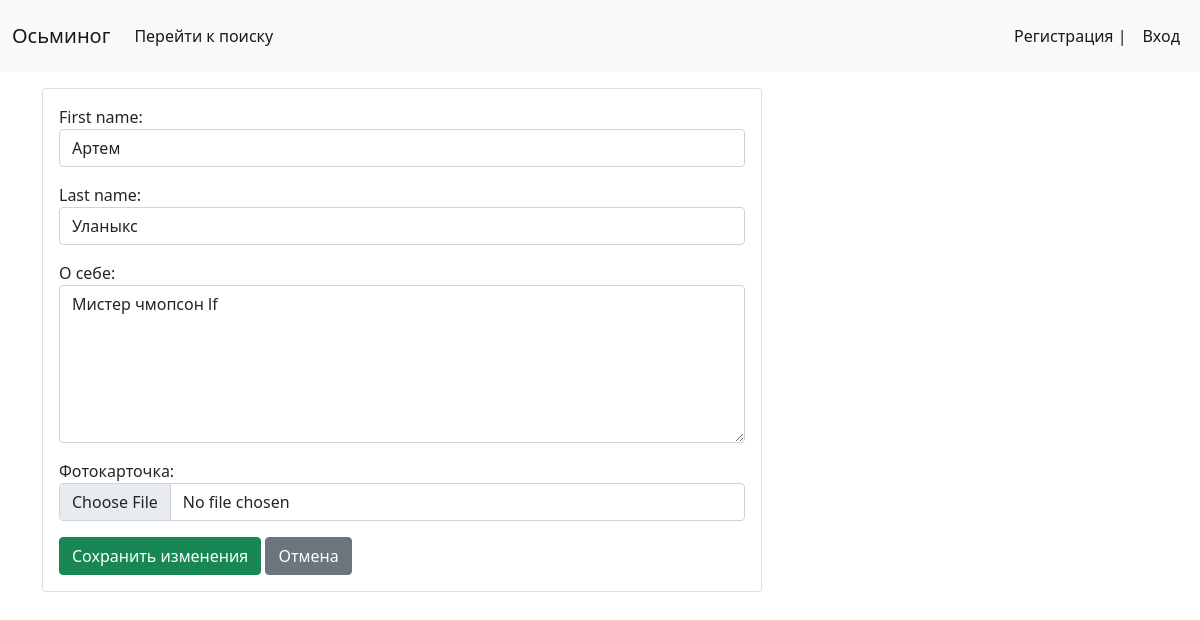
The app's page /edit_profile/10/ with its own data.
### news/models.py (models this page shows, shortened)
class User(AbstractUser):
    photo = models.ImageField(upload_to='photos/%Y/%m/%d', blank=True, verbose_name='Фотокарточка')
    about = models.TextField(blank=True, verbose_name='О себе')
    class Meta:
        verbose_name = 'Пользователь'
        verbose_name_plural = 'Пользователи'
        ordering = ['username']

### news/views.py (the view)
# urls.py: path('edit_profile/<int:user_id>/', edit_profile, name='edit_profile'),
def edit_profile(request, user_id):
    if request.method == 'POST':
        form = EditProfileForm(request.POST, request.FILES)
        if form.is_valid():
            user = get_object_or_404(User, pk=user_id)
            user.first_name = form.cleaned_data.get('first_name')
            user.last_name = form.cleaned_data.get('last_name')
            user.about = form.cleaned_data.get('about')
            if form.cleaned_data.get('photo'):
                user.photo = form.cleaned_data.get('photo')
            user.save()
            return user_profile(request, user_id)
    else:
        form = EditProfileForm(instance=get_object_or_404(User, pk=user_id))
    return render(request, 'news/edit_profile.html', {'form': form})

### news/forms.py
class EditProfileForm(UserChangeForm):
    password = None
    class Meta:
        model = User
        fields = ['first_name', 'last_name', 'about', 'photo']
        widgets = {
            'first_name': forms.TextInput(attrs={'class': 'form-control'}),
            'last_name': forms.TextInput(attrs={'class': 'form-control'}),
            'about': forms.Textarea(attrs={'class': 'form-control', 'rows': 6}),
            'photo': forms.FileInput(attrs={'class': 'form-control'})
        }

### news/templates/news/edit_profile.html (shortened to what this page needs)
{% extends 'base.html' %}
{% block content %}
<div class="container">
	<form action="{% url 'edit_profile' request.user.pk %}" method="post" enctype="multipart/form-data">
		<div class="card" style="width: 45rem;">
			<div class="card-body">
				{{ form.as_p }}
				<button type="submit" class="btn btn-success">Сохранить изменения</button>
				<a href="{% url 'profile' request.user.pk %}" class="btn btn-secondary">Отмена</a>
			</div>
		</div>
	</form>
</div>
{% endblock %}

### records on screen
User: first_name "Артем", last_name "Уланыкс", about "Мистер чмопсон lf"
